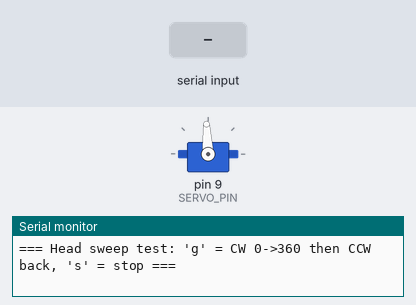
The sketch below on a simulated Arduino Uno, built with avr-gcc and run on an emulated ATmega328P. Shown: servo, the last lines printed to the serial monitor. The inputs (shaded band) are chosen by the test bench.

Above: at 1.2 s.
1.3 s: "g" received over Serial
At 2.2 s:
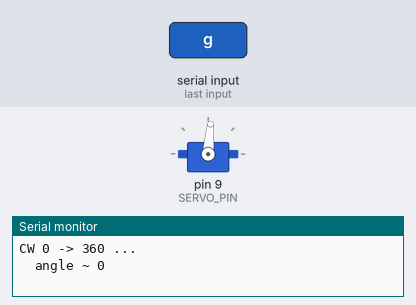
2.8 s: "s" received over Serial
At 3.3 s:
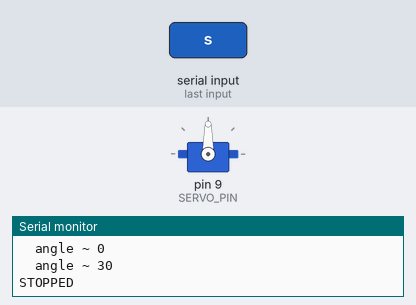
Timing chart, 0 to 5.8 s (numbered marks = the images above; inputs shaded):
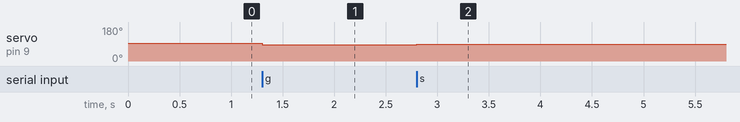

Measured:
- after the input at 1.3 s, servo on pin 9 (SERVO_PIN): 93° → 85° at once
- after the input at 2.8 s, servo on pin 9 (SERVO_PIN): 85° → 90° at once

The sketch:

06_head_sweep_test.ino
```cpp
/*
  TEST 6: full head sweep -- MG996R turns the fan head CLOCKWISE 0 -> 360 deg, pauses, then
  ANTICLOCKWISE 360 -> 0 deg (Arduino Uno). Run this after test 3, with the head (fan + sensor)
  mounted, to check the motion, the timing and that the cables don't pull tight.

  Wiring: same as test 3 (servo orange -> D9, red -> LM2596 OUT+ 5.05V, brown -> star ground,
  1000uF across red/brown). 12V adapter on, ESC may stay connected (it is not driven here).

  Before uploading, set the values below:
    STOP_US      the stop pulse found in test 3
    OMEGA_*      head speed in deg/s; start with 30 and correct it (see below)
    YAW_REVERSE  false if stop-60 turned the head clockwise in test 3, true if anticlockwise
  Use the same values the main firmware will use (its `cal` command measures OMEGA for you).

  How to use (Serial Monitor, 115200 baud, line ending = Newline):
    g  -> one full sweep: CW 0->360, 1 s pause, CCW 360->0
    s  -> stop immediately
  Mark the head's start position. If after the CW leg it is short of / past a full turn, adjust
  OMEGA_FWD (e.g. it only made 300 deg: OMEGA_FWD = 30 * 300 / 360 = 25). Same for OMEGA_BACK.
*/

#include <Servo.h>

constexpr uint8_t SERVO_PIN = 9;
constexpr uint16_t STOP_US = 1500;
constexpr uint16_t OFFSET_US = 60;      // same as SERVO_SCAN_OFFSET_US in the main firmware
constexpr float OMEGA_FWD = 30.0f;      // deg/s clockwise
constexpr float OMEGA_BACK = 30.0f;     // deg/s anticlockwise
constexpr bool YAW_REVERSE = false;
constexpr float SWEEP_DEG = 360.0f;
constexpr uint32_t PAUSE_MS = 1000;

constexpr uint8_t PH_IDLE = 0;
constexpr uint8_t PH_CW = 1;
constexpr uint8_t PH_PAUSE = 2;
constexpr uint8_t PH_CCW = 3;

Servo servo;
uint8_t phase = PH_IDLE;
uint32_t phaseStartMs = 0;
uint32_t lastPrintMs = 0;

uint16_t pulseFor(int dir) {
  if (dir == 0) return STOP_US;
  const bool lower = (dir > 0) != YAW_REVERSE;
  return lower ? STOP_US - OFFSET_US : STOP_US + OFFSET_US;
}

void enterPhase(uint8_t p) {
  phase = p;
  phaseStartMs = millis();
  servo.writeMicroseconds(pulseFor(p == PH_CW ? 1 : p == PH_CCW ? -1 : 0));
}

void setup() {
  Serial.begin(115200);
  servo.writeMicroseconds(STOP_US);  // first pulse = stop, no twitch at boot
  servo.attach(SERVO_PIN, 500, 2500);
  Serial.println(F("\n=== Head sweep test: 'g' = CW 0->360 then CCW back, 's' = stop ==="));
}

void loop() {
  if (Serial.available()) {
    const char c = Serial.read();
    if (c == 'g' && phase == PH_IDLE) {
      Serial.println(F("CW 0 -> 360 ..."));
      enterPhase(PH_CW);
    } else if (c == 's') {
      enterPhase(PH_IDLE);
      Serial.println(F("STOPPED"));
    }
  }

  const uint32_t t = millis() - phaseStartMs;
  const uint32_t cwMs = (uint32_t)(SWEEP_DEG / OMEGA_FWD * 1000.0f);
  const uint32_t ccwMs = (uint32_t)(SWEEP_DEG / OMEGA_BACK * 1000.0f);

  if (phase == PH_CW || phase == PH_CCW) {
    if (millis() - lastPrintMs >= 1000) {
      lastPrintMs = millis();
      const float deg = (phase == PH_CW) ? OMEGA_FWD * t / 1000.0f : SWEEP_DEG - OMEGA_BACK * t / 1000.0f;
      Serial.print(F("  angle ~ "));
      Serial.println(constrain(deg, 0.0f, SWEEP_DEG), 0);
    }
  }

  if (phase == PH_CW && t >= cwMs) {
    Serial.println(F("at 360 (one full turn?) -- pausing"));
    enterPhase(PH_PAUSE);
  } else if (phase == PH_PAUSE && t >= PAUSE_MS) {
    Serial.println(F("CCW 360 -> 0 ..."));
    enterPhase(PH_CCW);
  } else if (phase == PH_CCW && t >= ccwMs) {
    enterPhase(PH_IDLE);
    Serial.println(F("back at 0 (start mark?). Type 'g' to repeat."));
  }
}
```
